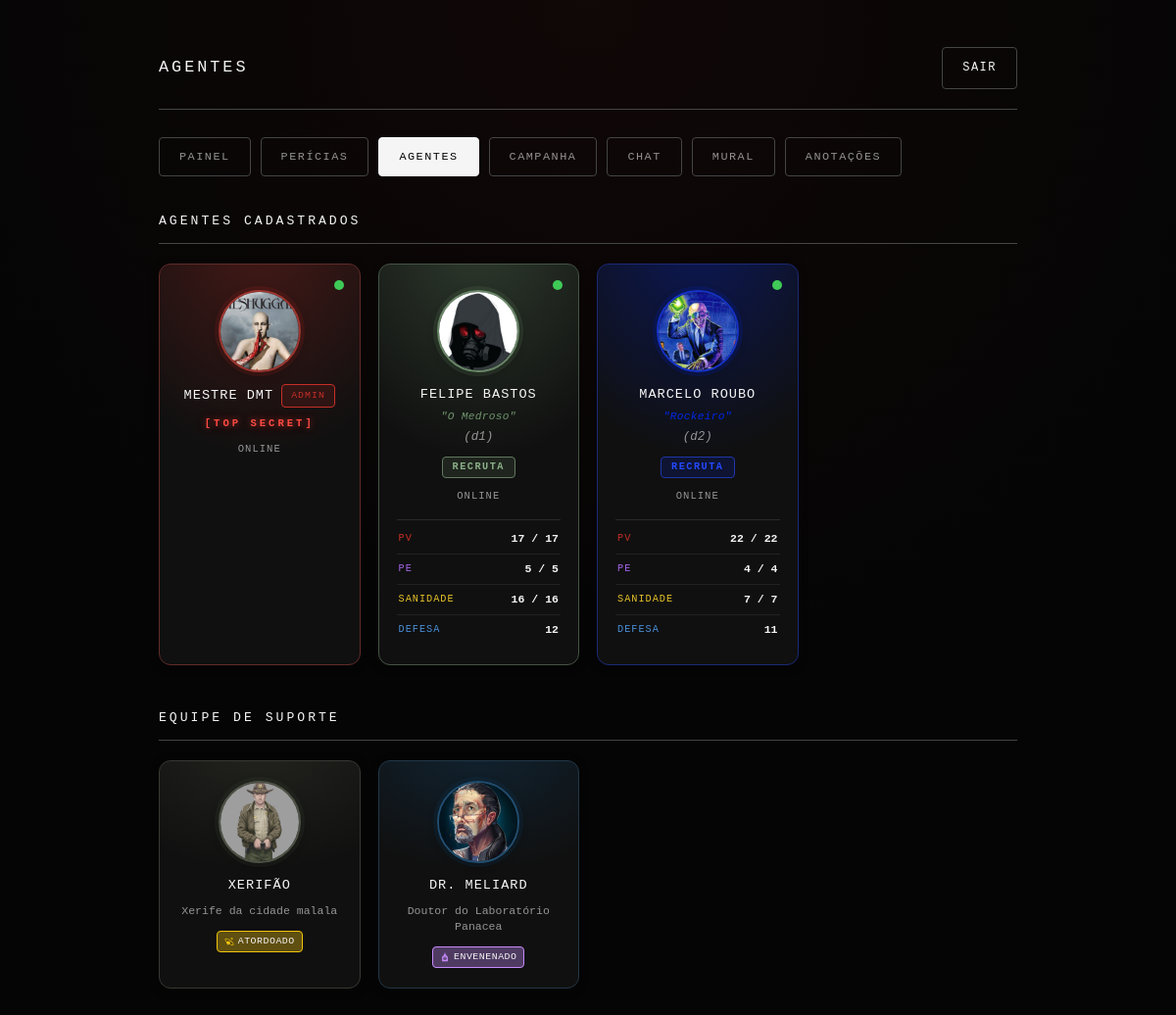
Screenshot of /agentes (signed in) with the database file from the repository.
### tables this page shows
CREATE TABLE users (
            id INTEGER PRIMARY KEY AUTOINCREMENT,
            username TEXT UNIQUE NOT NULL,
            password_hash TEXT NOT NULL,
            is_admin INTEGER NOT NULL DEFAULT 0,

            agilidade INTEGER NOT NULL DEFAULT 1,
            forca INTEGER NOT NULL DEFAULT 1,
            intelecto INTEGER NOT NULL DEFAULT 1,
            presenca INTEGER NOT NULL DEFAULT 1,
            vigor INTEGER NOT NULL DEFAULT 1,
            attributes_locked INTEGER NOT NULL DEFAULT 0,

            color TEXT NOT NULL DEFAULT '#c62f27',

            pv INTEGER NOT NULL DEFAULT 10,
            pv_max INTEGER NOT NULL DEFAULT 10,
            pe INTEGER NOT NULL DEFAULT 2,
            pe_max INTEGER NOT NULL DEFAULT 2,
            sanidade INTEGER NOT NULL DEFAULT 10,
            sanidade_max INTEGER NOT NULL DEFAULT 10,
            points_locked INTEGER NOT NULL DEFAULT 0,

            capacidade_max INTEGER NOT NULL DEFAULT 10,
            capacidade_locked INTEGER NOT NULL DEFAULT 0,

            avatar TEXT,
            avatar_size INTEGER NOT NULL DEFAULT 160,
            is_online INTEGER NOT NULL DEFAULT 0,

            character_name TEXT NOT NULL DEFAULT '',
            character_history TEXT NOT NULL DEFAULT '',
            character_physical TEXT NOT NULL DEFAULT '',
            character_description TEXT NOT NULL DEFAULT '',
            character_origin TEXT NOT NULL DEFAULT '',
            character_class TEXT NOT NULL DEFAULT '',
            character_nex INTEGER NOT NULL DEFAULT 0,
            character_notes TEXT NOT NULL DEFAULT '',
            character_locked INTEGER NOT NULL DEFAULT 0
        , character_patente TEXT NOT NULL DEFAULT '', character_money INTEGER NOT NULL DEFAULT 0, defesa_equip_bonus INTEGER NOT NULL DEFAULT 0, defesa_outros_bonus INTEGER NOT NULL DEFAULT 0, defesa_reduction INTEGER NOT NULL DEFAULT 0, last_read_chat_id INTEGER NOT NULL DEFAULT 0, character_title TEXT NOT NULL DEFAULT '', character_title_color TEXT NOT NULL DEFAULT '#f5f5f5', character_element_affinity TEXT NOT NULL DEFAULT '');

CREATE TABLE npcs (
            id INTEGER PRIMARY KEY AUTOINCREMENT,
            name TEXT NOT NULL,
            avatar TEXT,
            description TEXT NOT NULL DEFAULT '',
            color TEXT NOT NULL DEFAULT '#c62f27',
            created_at TEXT NOT NULL DEFAULT (strftime('%Y-%m-%dT%H:%M:%fZ', 'now'))
        , state TEXT NOT NULL DEFAULT '', sort_order INTEGER NOT NULL DEFAULT 0);

### atualizavel/app.py (the view)
@app.route('/agentes')
@login_required
def agentes_panel():
    db = get_db()
    users = db.execute('SELECT * FROM users ORDER BY is_admin DESC, username ASC').fetchall()
    used_spaces_map = _used_spaces_map(db)
    users_data = []
    for u in users:
        u_dict = dict(u)
        if not u['is_admin']:
            overloaded = used_spaces_map.get(u['id'], 0) > _capacidade_max(u)
            u_dict['defesa'] = _defesa_valor(u, overloaded)
        users_data.append(u_dict)
    npcs = db.execute('SELECT * FROM npcs ORDER BY sort_order ASC, id ASC').fetchall()
    return render_template('agentes.html', users=users_data, npcs=npcs, npc_state_colors=NPC_STATE_COLORS, npc_state_icons=NPC_STATE_ICONS)

### atualizavel/app.py (called while the page is built)
def _asset_version(filename):
    try:
        return int(os.path.getmtime(os.path.join(CODE_STATIC_DIR, filename)))
    except OSError:
        return 0

def get_db():
    if 'db' not in g:
        g.db = _connect_db()
    return g.db

@app.teardown_appcontext
def _close_db(exception=None):
    db = g.pop('db', None)
    if db is not None:
        db.close()

def get_display_name(user_row):
    if not user_row:
        return ''
    if user_row['is_admin'] and user_row['character_name']:
        return user_row['character_name']
    return user_row['username']

def _defesa_valor(user_row, overloaded=False):
    penalty = 5 if overloaded else 0
    total = 10 + (user_row['agilidade'] or 0) + (user_row['defesa_equip_bonus'] or 0) + (user_row['defesa_outros_bonus'] or 0) - penalty
    return max(0, total)

def _capacidade_max(user_row):
    forca = user_row['forca'] or 0
    if forca <= 0:
        return 2
    return forca * 5

def _used_spaces_map(db):
    rows = db.execute(
        'SELECT user_id, COALESCE(SUM(quantity * spaces), 0) AS total FROM items GROUP BY user_id'
    ).fetchall()
    return {r['user_id']: r['total'] for r in rows}

def login_required(view):
    @wraps(view)
    def wrapped(*args, **kwargs):
        if 'user_id' not in session:
            return redirect(url_for('login'))
        db = get_db()
        exists = db.execute('SELECT 1 FROM users WHERE id = ?', (session['user_id'],)).fetchone()
        if not exists:
            session.clear()
            return redirect(url_for('login'))
        return view(*args, **kwargs)
    return wrapped

### atualizavel/database.py (called while the page is built)
def get_db():
    conn = sqlite3.connect(DB_PATH, timeout=10)
    conn.row_factory = sqlite3.Row
    conn.execute('PRAGMA foreign_keys = ON')
    conn.execute('PRAGMA journal_mode = WAL')
    conn.execute('PRAGMA busy_timeout = 10000')
    return conn

### atualizavel/templates/agentes.html (shortened to what this page needs)
<!DOCTYPE html>
<html lang="pt-br">
    <head>
        <link rel="stylesheet" href="{{ url_for('static', filename='style.css') }}?v={{ asset_version('style.css') }}">
    </head>
    <body>
        <div class="container">
            <header>
                <h1>Agentes</h1>
                <a href="{{ url_for('logout') }}">Sair</a>
            </header>
            <nav class="tab-nav">
                <a href="{{ url_for('admin_panel') if session.get('is_admin') else url_for('player_panel') }}" class="tab-link">Painel</a>
                <a href="{{ url_for('pericias_panel') }}" class="tab-link">Perícias</a>
                <a href="{{ url_for('agentes_panel') }}" class="tab-link active">Agentes</a>
                <a href="{{ url_for('campanha_panel') }}" class="tab-link">Campanha</a>
                <a href="{{ url_for('chat_panel') }}" class="tab-link" id="nav-chat-link">Chat</a>
                <a href="{{ url_for('mural_panel') }}" class="tab-link">Mural</a>
                <a href="{{ url_for('anotacoes_panel') }}" class="tab-link">Anotações</a>
            </nav>
            <div class="section-title">Agentes cadastrados</div>
            <div class="agent-grid">
                {% for u in users %}
                    <div class="agent-card" data-user-id="{{ u['id'] }}" style="--agent-color: {{ u['color'] or '#c62f27' }};">
                        {% if session.get('is_admin') or u['id'] == session['user_id'] %}
                            <button type="button" class="agent-status-dot {{ 'online' if u['is_online'] else 'offline' }}" id="dot-{{ u['id'] }}"
                                title="{{ 'Online' if u['is_online'] else 'Offline' }} — clique para alternar"
                                data-self="{{ 'true' if u['id'] == session['user_id'] else 'false' }}"
                                onclick="toggleOnline({{ u['id'] }}, {{ 'false' if u['is_online'] else 'true' }}, {{ 'true' if u['id'] == session['user_id'] else 'false' }})"></button>
                        {% else %}
                            <div class="agent-status-dot {{ 'online' if u['is_online'] else 'offline' }}" id="dot-{{ u['id'] }}" title="{{ 'Online' if u['is_online'] else 'Offline' }}"></div>
                        {% endif %}
                        {% if u['avatar'] %}
                            <img class="agent-avatar" src="{{ url_for('static', filename='avatar_images/' + u['avatar']) }}" alt="Imagem de {{ display_name(u) }}" onerror="return imgFallback(this, 'agent-avatar')">
                        {% else %}
                            <div class="agent-avatar-placeholder">?</div>
                        {% endif %}
                        <div class="agent-name">
                            {% if u['is_admin'] %}
                                {{ display_name(u) }}<span class="badge">ADMIN</span>
                            {% else %}
                                {{ u['character_name'] or u['username'] }}
                            {% endif %}
                        </div>
                        {% if not u['is_admin'] and u['character_title'] %}
                            <div class="agent-title" style="color: {{ u['character_title_color'] or '#f5f5f5' }};">
                                "{{ u['character_title'] }}"
                            </div>
                        {% endif %}
                        {% if u['is_admin'] %}
                            <div class="agent-top-secret" data-scramble-text="[TOP SECRET]" aria-label="[TOP SECRET]"></div>
                        {% endif %}
                        {% if not u['is_admin'] %}
                            {% if u['character_name'] %}
                                <div class="agent-username">({{ u['username'] }})</div>
                            {% endif %}
                            {% if u['character_patente'] %}
                                <div class="agent-patente">{{ u['character_patente'] }}</div>
                            {% endif %}
                        {% endif %}
                        <div class="agent-status-label" id="label-{{ u['id'] }}">
                            {{ 'Online' if u['is_online'] else 'Offline' }}
                        </div>
                        {% if not u['is_admin'] %}
                            {% if session.get('is_admin') or u['is_online'] %}
                                <div class="agent-stats" id="stats-{{ u['id'] }}">
                                    <div class="agent-stat-row">
                                        <span class="agent-stat-label agent-stat-label-pv">PV</span>
                                        <span class="agent-stat-value" id="stat-pv-{{ u['id'] }}">{{ u['pv'] }} / {{ u['pv_max'] }}</span>
                                    </div>
                                    <div class="agent-stat-row">
                                        <span class="agent-stat-label agent-stat-label-pe">PE</span>
                                        <span class="agent-stat-value" id="stat-pe-{{ u['id'] }}">{{ u['pe'] }} / {{ u['pe_max'] }}</span>
                                    </div>
                                    <div class="agent-stat-row">
                                        <span class="agent-stat-label agent-stat-label-sanidade">Sanidade</span>
                                        <span class="agent-stat-value" id="stat-sanidade-{{ u['id'] }}">{{ u['sanidade'] }} / {{ u['sanidade_max'] }}</span>
                                    </div>
                                    <div class="agent-stat-row">
                                        <span class="agent-stat-label agent-stat-label-defesa">Defesa</span>
                                        <span class="agent-stat-value" id="stat-defesa-{{ u['id'] }}">{{ u['defesa'] }}</span>
                                    </div>
                                </div>
                            {% else %}
                                <div class="agent-stats agent-stats-hidden" id="stats-{{ u['id'] }}"></div>
                            {% endif %}
                        {% endif %}
                    </div>
                {% else %}
                    <p class="empty">Nenhum agente cadastrado ainda.</p>
                {% endfor %}
            </div>
            {% if npcs %}
                <div class="section-title npc-section-title">Equipe de Suporte</div>
                <div class="agent-grid npc-grid">
                    {% for n in npcs %}
                        <div class="agent-card npc-card" style="--agent-color: {{ n['color'] or '#c62f27' }};">
                            {% if n['avatar'] %}
                                <img class="agent-avatar" src="{{ url_for('static', filename='npc_images/' + n['avatar']) }}" alt="Imagem de {{ n['name'] }}" onerror="return imgFallback(this, 'agent-avatar')">
                            {% else %}
                                <div class="agent-avatar-placeholder">?</div>
                            {% endif %}
                            <div class="agent-name">{{ n['name'] }}</div>
                            {% if n['description'] %}
                                <div class="npc-description">{{ n['description'] }}</div>
                            {% endif %}
                            {% if n['state'] and npc_state_colors.get(n['state']) %}
                                <div class="npc-state-badge{{ ' npc-state-badge-morto' if n['state'] == 'Morto' }}" style="--state-color: {{ npc_state_colors[n['state']] }};">
                                    {% if npc_state_icons.get(n['state']) %}
                                        <span class="npc-state-icon">{{ npc_state_icons[n['state']] }}</span>
                                    {% endif %}
                                    {{ n['state'] }}
                                </div>
                            {% endif %}
                        </div>
                    {% endfor %}
                </div>
            {% endif %}
        </div>
    </body>
</html>

### rows the page displays
users: avatar (picture), character_name "MESTRE DMT", is_admin "[TOP SECRET]", is_online "ONLINE"
users: avatar (picture), character_name "FELIPE BASTOS", character_title "O Medroso", username "d1", character_patente "RECRUTA", is_online "ONLINE", pv "17", pv_max "17", pe "5", pe_max "5", sanidade "16", sanidade_max "16", defesa "12"
users: avatar (picture), character_name "MARCELO ROUBO", character_title "Rockeiro", username "d2", character_patente "RECRUTA", is_online "ONLINE", pv "22", pv_max "22", pe "4", pe_max "4", sanidade "7", sanidade_max "7", defesa "11"
npcs: avatar (picture), name "XERIFÃO", description "Xerife da cidade malala", state "ATORDOADO"
npcs: avatar (picture), name "DR. MELIARD", description "Doutor do Laboratório Panacea", state "ENVENENADO"
